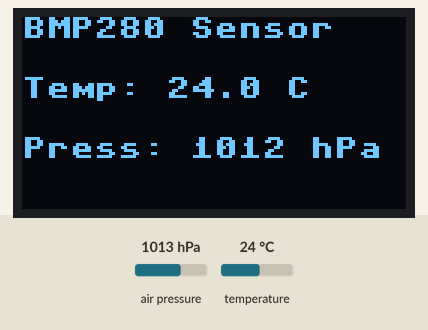
Bench run of a program on a simulated Raspberry Pi Pico running MicroPython. Parts: 128×64 one-colour display. The inputs (shaded band) are chosen by the test bench; at power-on: air pressure 1013 hPa, temperature 24 °C. Library files of the repository ran but are not shown: bmp280.py, ssd1306.py; what the program prints to the serial console is not drawn.

Above: at 1.2 s.
1.3 s: air pressure set to 952 hPa
At 3.0 s:
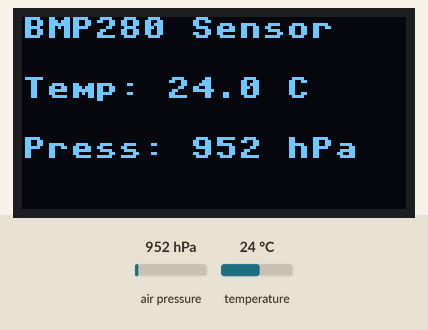
3.6 s: temperature set to 12 °C
At 5.3 s:
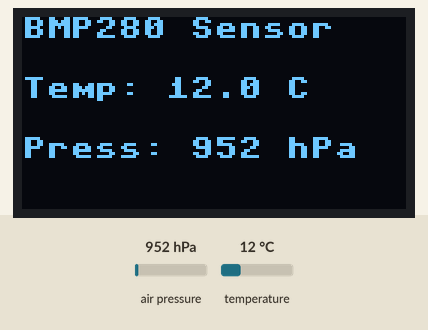
5.6 s: air pressure set to 975 hPa
At 7.4 s:
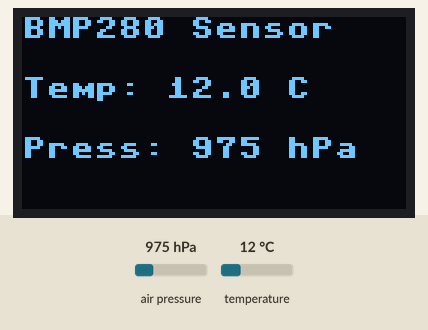
7.7 s: temperature set to 19 °C
Timing chart, 0 to 10.7 s (numbered marks = the images above; inputs shaded):
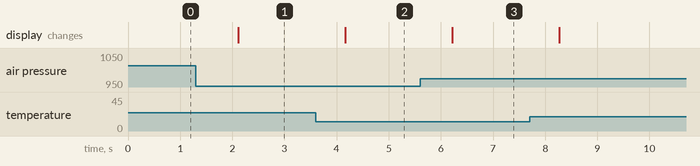

The program:

pressure+OLED.py
```python
# Sensor-test, BMP280. Required library bmp280.py
# Data display on OLED SSD1306
#
from machine import Pin, I2C
from time import sleep
import bmp280
from ssd1306 import SSD1306_I2C
#
# I2C1 auf GP14 (SDA) und GP15 (SCL)
i2c = I2C(1, scl=Pin(15), sda=Pin(14), freq=400000)

# BMP280 initialisieren
bmp = bmp280.BMP280(i2c, addr=0x76)

# OLED initialisieren (128x64)
oled = SSD1306_I2C(128, 64, i2c)

while True:
    temp = bmp.temperature        # °C
    pressure = bmp.pressure       # Pa → hPa
    pressure_hpa = int(pressure / 100)

    print("Temp:", temp, "°C")
    print("Luftdruck:", pressure_hpa, "hPa")
    print("--------------------------")

    oled.fill(0)
    oled.text("BMP280 Sensor", 0, 0)
    oled.text(f"Temp: {temp:.1f} C", 0, 20)
    oled.text(f"Press: {pressure_hpa:} hPa", 0, 40)
    oled.show()

    sleep(1)
```

Measured:
- after the input at 1.3 s, the display: changes after 0.81 s (image 1)
- after the input at 3.6 s, the display: changes after 0.57 s (image 2)
- after the input at 5.6 s, the display: changes after 0.62 s (image 3)
